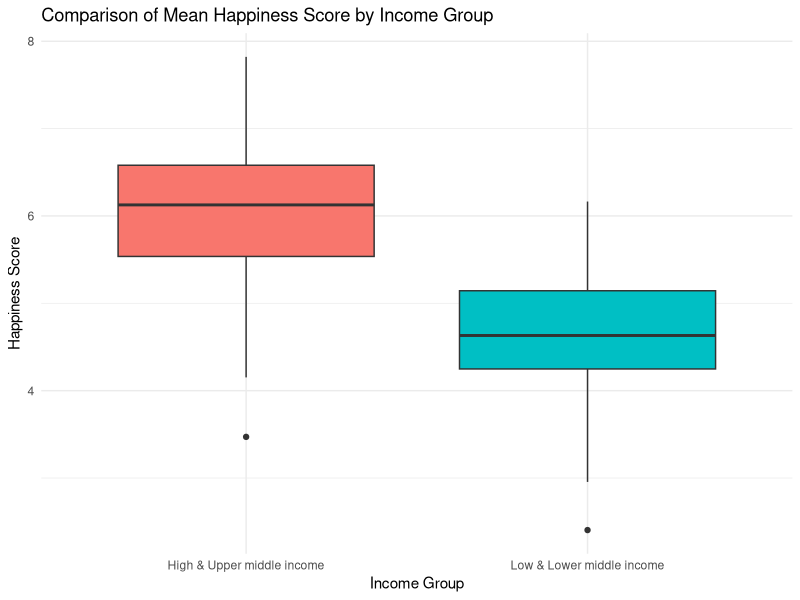
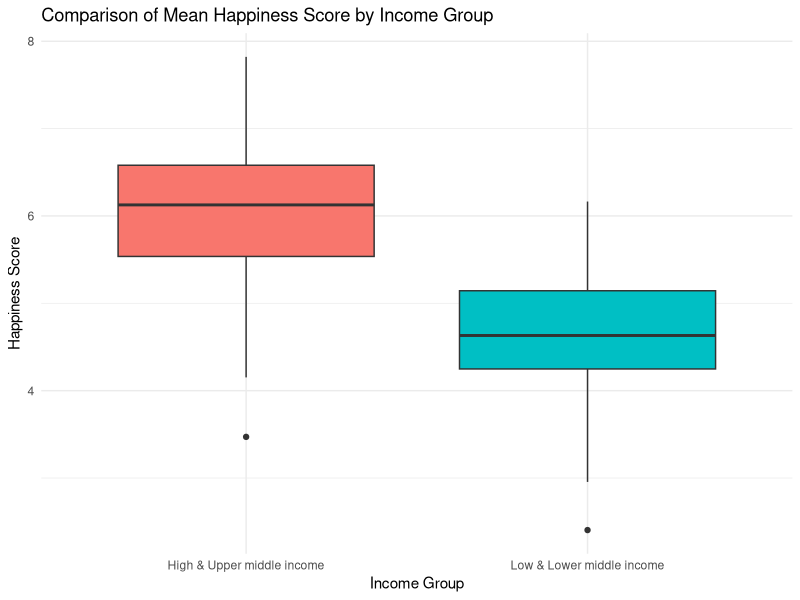

Here is the R script that generated these plots, in order:
# Commit 1: added header comment
# Load necessary library
library(ggplot2)

# Read dataset
happy <- read.csv("happiness_report_2022.csv", stringsAsFactors = TRUE)

# Optional: Convert income to factor if needed
happy$income <- as.factor(happy$income)

# Combine income groups into two main categories
happy$income_group <- ifelse(
  happy$income %in% c("Low income", "Lower middle income"),
  "Low & Lower middle income",
  "High & Upper middle income"
)

# Convert combined group to factor
happy$income_group <- as.factor(happy$income_group)

# Check new income groups (optional)
table(happy$income, happy$income_group)

# -----------------------------
# Box Plot
# -----------------------------

ggplot(happy, aes(x = income_group, y = score, fill = income_group)) +
  geom_boxplot() +
  labs(
    title = "Comparison of Mean Happiness Score by Income Group",
    x = "Income Group",
    y = "Happiness Score"
  ) +
  theme_minimal() +
  theme(legend.position = "none")

# -----------------------------
# Save Plot
# -----------------------------
ggsave("happiness_boxplot.png", width = 8, height = 6)
sum(is.na(happy))
summary(happy$score)
# Preview first rows
head(happy)
# Number of countries
n_countries <- nrow(happy)
print(paste("Number of countries:", n_countries))
# Combine income groups into two broader categories
# Check income categories
unique(happy$income)

scale_fill_manual(values = c("#6baed6", "#fd8d3c"))
stat_summary(fun = mean, geom = "point", size = 3, color = "black")
